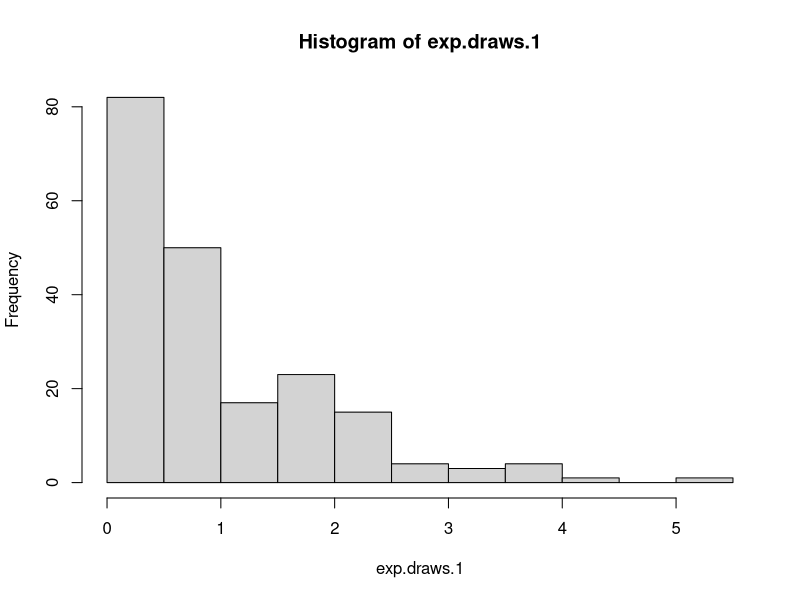
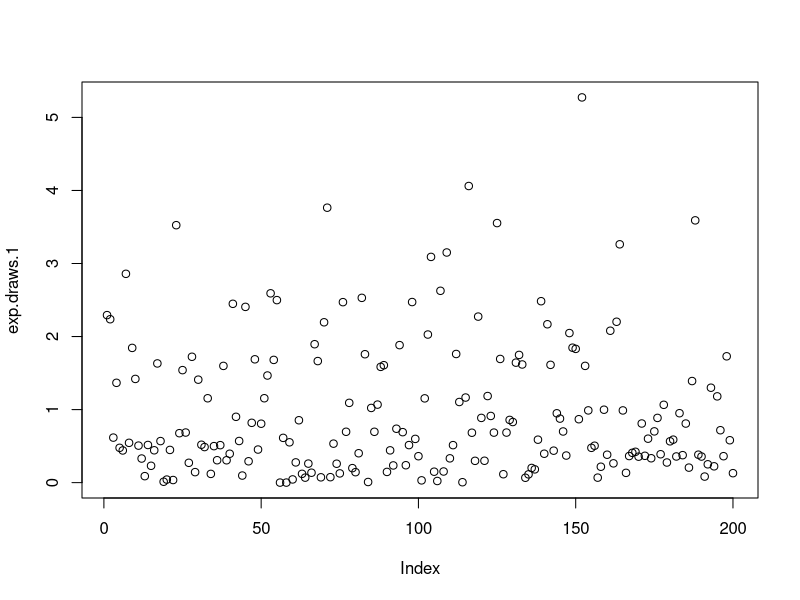
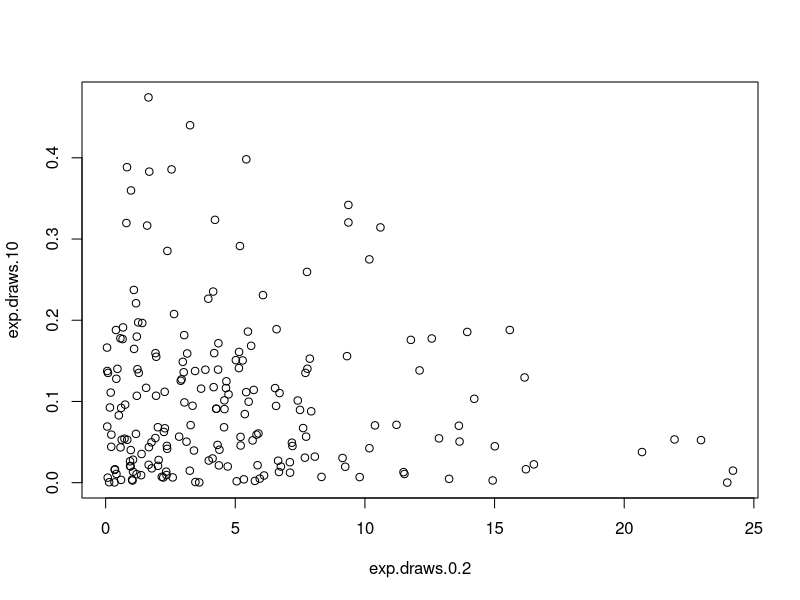
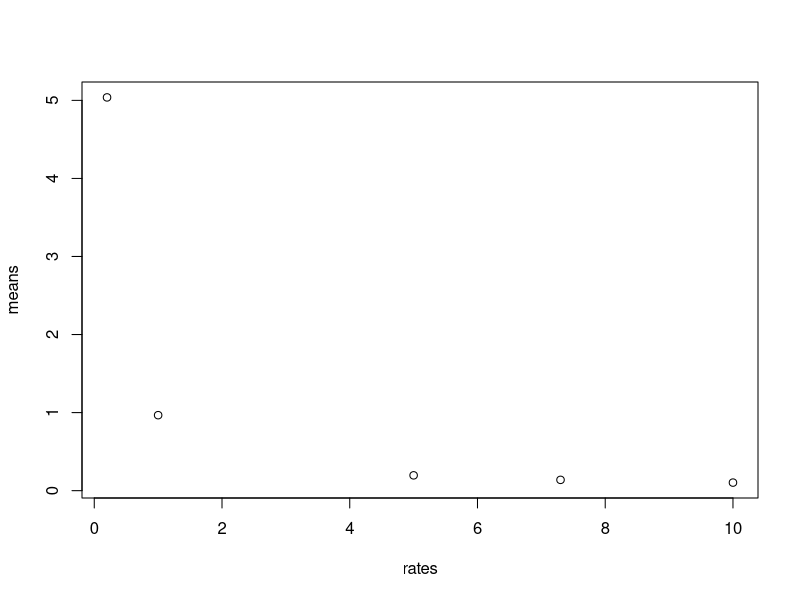
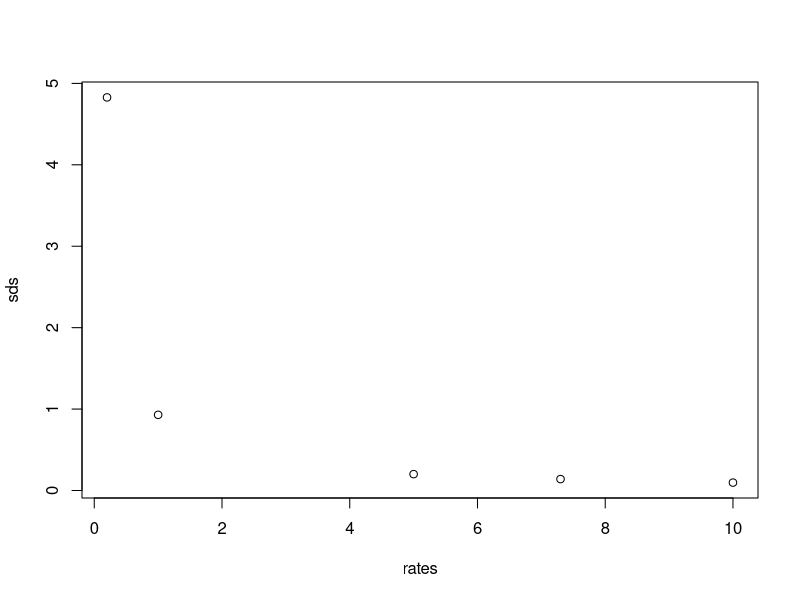
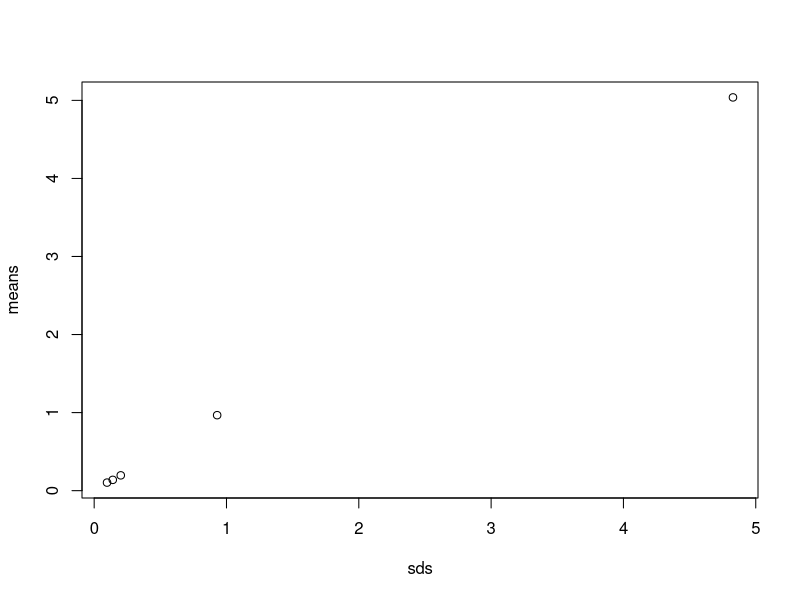
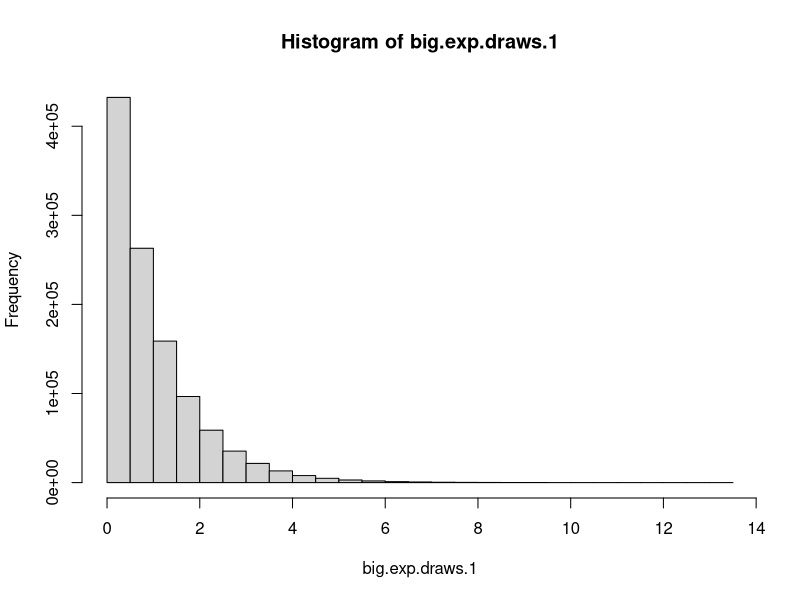
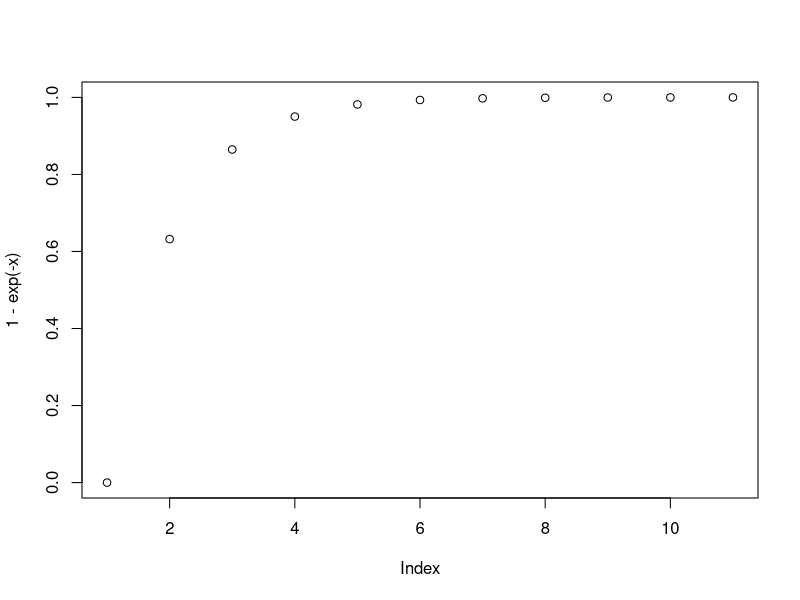

Source code (R) for these figures, in order:
## ---- chunk 1
exp.draws.1 <- rexp(n=200)
mean1 <- mean(exp.draws.1)
sd1 <- sd(exp.draws.1)
## ---- chunk 2
exp.draws.0.2 <- rexp(n=200, rate=0.2)
mean0.2 <- mean(exp.draws.0.2)
sd0.2 <- sd(exp.draws.0.2)

exp.draws.5 <- rexp(n=200, rate=5)
mean5 <- mean(exp.draws.5)
sd5 <- sd(exp.draws.5)

exp.draws.7.3 <- rexp(n=200, rate=7.3)
mean7.3 <- mean(exp.draws.7.3)
sd7.3 <- sd(exp.draws.7.3)

exp.draws.10 <- rexp(n=200, rate=10)
mean10 <- mean(exp.draws.10)
sd10 <- sd(exp.draws.10)
## ---- chunk 3
hist(exp.draws.1)
## ---- chunk 4
plot(exp.draws.1)
## ---- chunk 5
plot(exp.draws.0.2, exp.draws.10)
## ---- chunk 6
means <- c(mean1, mean0.2, mean5, mean7.3, mean10)
rates <- c(1, 0.2, 5, 7.3, 10)
plot(rates, means)
## ---- chunk 7
sds <- c(sd1, sd0.2, sd5, sd7.3, sd10)
plot(rates, sds)
## ---- chunk 8
plot(sds, means)
## ---- chunk 9
big.exp.draws.1 <- rexp(n=1100000)
mean(big.exp.draws.1)
sd(big.exp.draws.1)
## ---- chunk 10
hist(big.exp.draws.1)
x <- 0:10
plot(1-exp(-x))
plot(exp(-x))
## ---- chunk 11
big.exp.draws.greater <- which(big.exp.draws.1 > 1)
mean(big.exp.draws.greater)
## ---- chunk 12
big.exp.draws.1.mat <- matrix(big.exp.draws.1, nrow = 1100, ncol = 1000)
matrix.hist <- hist(big.exp.draws.1.mat)
## ---- chunk 13
mean371 <- mean(big.exp.draws.1.mat[,371])
colMeans(big.exp.draws.1.mat)[371]
## ---- chunk 14
col.means <- colMeans(big.exp.draws.1.mat)
hist(col.means)
